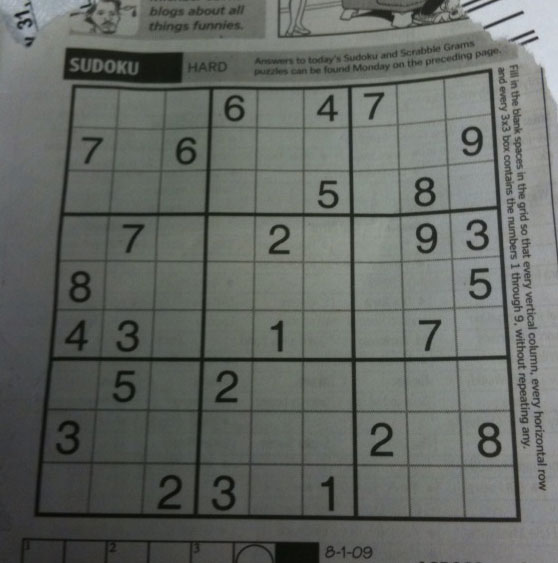
#> input picture sudoku.png, 558 x 563 px
$ python houghline_standard.py
#> lines starting #> are read from the running program, lines starting #| are printed output that depends on the picture; after the words box and inside, x2 and y2 are one past the last pixel; in counts of white or black regions, pixels touching at a corner belong together
#standard hough line -infine lines to solve this we can use probabilitic hough lines

import cv2
import numpy as np
img=cv2.imread('sudoku.png')
#> img is the input picture: shape (563, 558, 3); mean B, G, R 99.5, 104.1, 100
gray=cv2.cvtColor(img,cv2.COLOR_BGR2GRAY)
edge=cv2.Canny(img,50,150,apertureSize=3)
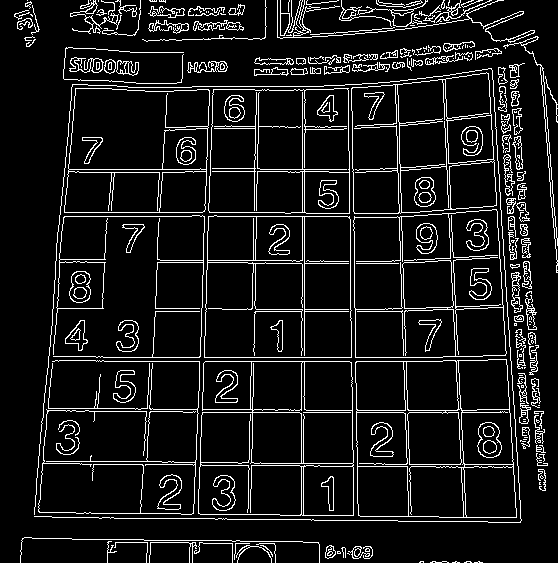
#> edge: shape (563, 558); 9.4% white in thin lines or dots
lines=cv2.HoughLines(edge,1,np.pi/180,200)
#> lines = 29 rows, first 8: [361, 1.57], [357, 1.57], [304, 0], [412, 1.57], [212, 0.0349], [216, 0.0349], [216, 1.57], [-349, 3.12]
for line in lines:
    rho,theta=line[0]
    a=np.cos(theta)
    b=np.sin(theta)
    x0=a*rho
    y0=b*rho
    # x1 stores the rounded off value of (r*cos(theta) -1000*sin(theta)
    x1=int(x0+1000*(-b))
    # y1 stores the rounded off value of r*sin(theta)+1000* (r*cos(theta)
    y1 =int (y0 + 1000 * (a))
    # x2 stores the rounded off value of (r*cos(theta) +1000*sin(theta)
    x2 = int(x0 -1000 * (-b))
    # y2 stores the rounded off value of r*sin(theta)+1000* (r*cos(theta)
    y2 = int(y0 - 1000 * (a))
    cv2.line(img,(x1,y1),(x2,y2),(255,255,0),2)
#> this loop made 29 passes
#> (rho, theta, a, b, x0, y0, x1, y1) on passes 1 to 12: (361, 1.57, -4.37e-08, 1, -1.58e-05, 361, -1000, 360), (357, 1.57, -4.37e-08, 1, -1.56e-05, 357, -1000, 356), (304, 0, 1, 0, 304, 0, 304, 1000), (412, 1.57, -4.37e-08, 1, -1.8e-05, 412, -1000, 411), (212, 0.0349, 0.999, 0.0349, 211.9, 7.4, 176, 1006), (216, 0.0349, 0.999, 0.0349, 215.9, 7.54, 180, 1006), (216, 1.57, -4.37e-08, 1, -9.44e-06, 216, -1000, 215), (-349, 3.12, -1, 0.0175, 348.9, -6.09, 331, -1005), (169, 1.57, -4.37e-08, 1, -7.39e-06, 169, -1000, 168), (257, 0.0175, 1, 0.0175, 257, 4.49, 239, 1004), (212, 1.57, -4.37e-08, 1, -9.27e-06, 212, -1000, 211), (-393, 3.11, -0.999, 0.0349, 392.8, -13.72, 357, -1013)
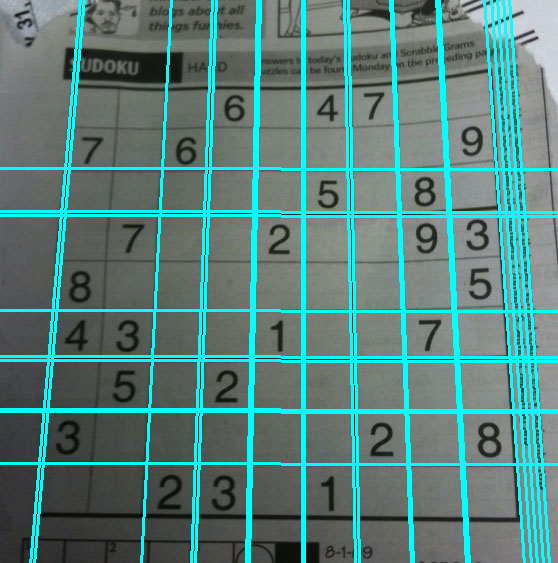
#> img: shape (563, 558, 3); 14.54% of pixels changed, all inside (x1, y1, x2, y2) = (0, 0, 558, 563)

cv2.imshow('img',img)
cv2.waitKey(0)
cv2.destroyAllWindows()
